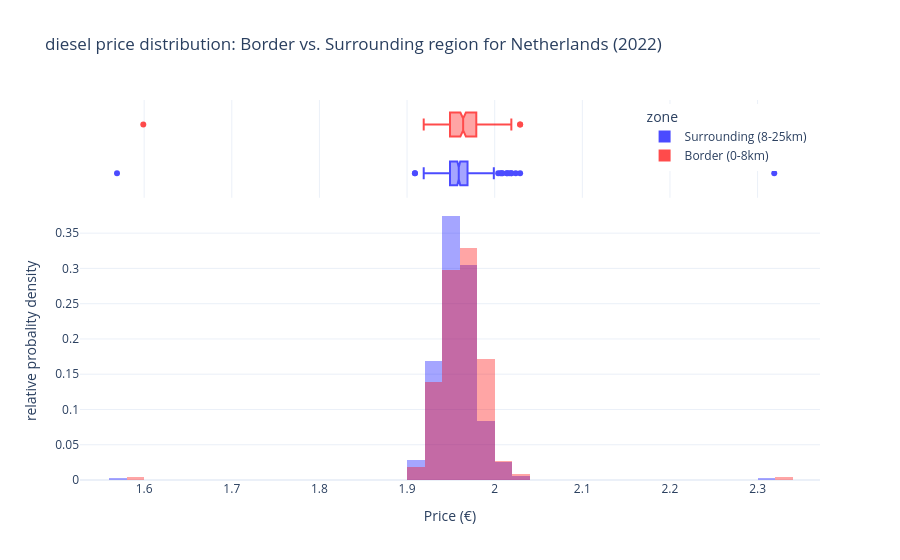

Notebook cell for this chart:
### Markdown cell above
To visualize the (missing) price difference we plot the median prices for a year and for a specific border region.

### Code cell
year = 2022
country = "Netherlands"
 

show_border_price_difference(median_path, non_autobahn_border_path, "diesel", country, year)

### Figure 1 — Plotly figure (JSON) as saved in the notebook; plotly's stock layout.template omitted (floating-point values rounded to 4 significant figures; data arrays with more than 128 entries replaced by an {"elided": "..."} marker saying what was removed)
{"data": [{"bingroup": "x", "histnorm": "probability", "hovertemplate": "zone=Surrounding (8-25km)<br>daily median (€)=%{x}<br>probability=%{y}<extra></extra>", "legendgroup": "Surrounding (8-25km)", "marker": {"color": "blue", "opacity": 0.5, "pattern": {"shape": ""}}, "name": "Surrounding (8-25km)", "nbinsx": 40, "opacity": 0.7, "orientation": "v", "showlegend": true, "type": "histogram", "x": {"elided": "346 float values"}, "xaxis": "x", "yaxis": "y"}, {"hovertemplate": "zone=Surrounding (8-25km)<br>daily median (€)=%{x}<extra></extra>", "legendgroup": "Surrounding (8-25km)", "marker": {"color": "blue"}, "name": "Surrounding (8-25km)", "notched": true, "opacity": 0.7, "showlegend": false, "type": "box", "x": {"elided": "346 float values"}, "xaxis": "x2", "yaxis": "y2"}, {"bingroup": "x", "histnorm": "probability", "hovertemplate": "zone=Border (0-8km)<br>daily median (€)=%{x}<br>probability=%{y}<extra></extra>", "legendgroup": "Border (0-8km)", "marker": {"color": "red", "opacity": 0.5, "pattern": {"shape": ""}}, "name": "Border (0-8km)", "nbinsx": 40, "opacity": 0.7, "orientation": "v", "showlegend": true, "type": "histogram", "x": {"elided": "222 float values"}, "xaxis": "x", "yaxis": "y"}, {"hovertemplate": "zone=Border (0-8km)<br>daily median (€)=%{x}<extra></extra>", "legendgroup": "Border (0-8km)", "marker": {"color": "red"}, "name": "Border (0-8km)", "notched": true, "opacity": 0.7, "showlegend": false, "type": "box", "x": {"elided": "222 float values"}, "xaxis": "x2", "yaxis": "y2"}], "layout": {"barmode": "overlay", "legend": {"title": {"text": "zone"}, "tracegroupgap": 0, "x": 0.99, "xanchor": "right", "y": 0.99, "yanchor": "top"}, "title": {"text": "diesel price distribution: Border vs. Surrounding region for Netherlands (2022)"}, "xaxis": {"anchor": "y", "domain": [0, 1], "title": {"text": "Price (€)"}}, "xaxis2": {"anchor": "y2", "domain": [0, 1], "matches": "x", "showgrid": true, "showticklabels": false}, "yaxis": {"anchor": "x", "domain": [0, 0.7326], "title": {"text": "relative probality density"}}, "yaxis2": {"anchor": "x2", "domain": [0.7426, 1], "matches": "y2", "showgrid": false, "showline": false, "showticklabels": false, "ticks": ""}}}
